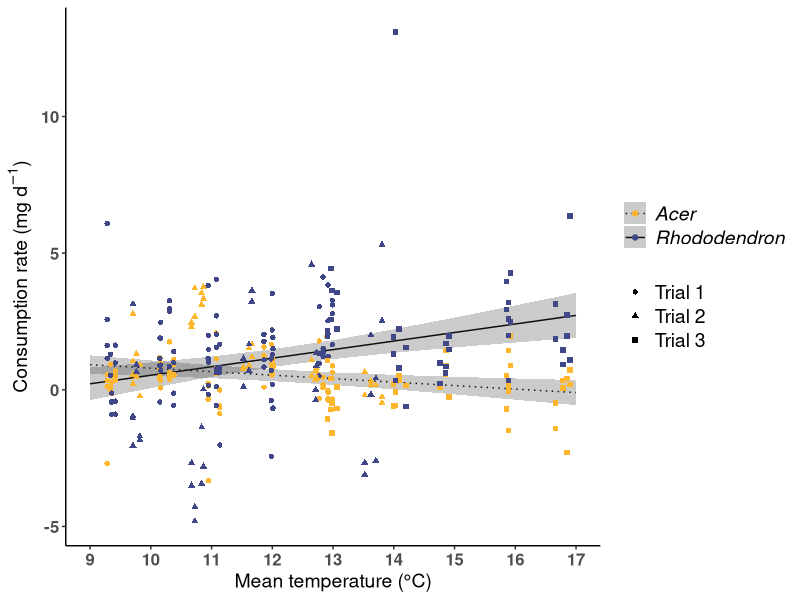

Recreate this plot in R. (Note: this script raises an error after producing the figure.)
## ---- chunk 1

setwd("/Users/ccummins/Documents/Dissertation etc./Data/Streamside channels/01_Consumption")

library(ggplot2)
library(scales)
library(tidyverse)
library(lme4)
library(lmerTest)

## ---- chunk 2

CT1 <- read.csv("Consumption_data_CT1_28April21.csv", header=T)
CT1 <- CT1 %>% mutate(date.start=ymd(date.start))
CT1 <- CT1 %>% mutate(date.end=ymd(date.end))

CT2 <- read.csv("Consumption_data_CT2_19May21.csv", header=T)
CT2 <- CT2 %>% filter(!row_number() %in% c(161:248))
CT2 <- CT2 %>% mutate(date.start=dmy(date.start))
CT2 <- CT2 %>% mutate(date.end=dmy(date.end))

CT3 <- read.csv("Consumption_data_CT3_19May21.csv", header=T)
CT3 <- CT3 %>% filter(!row_number() %in% c(161:248))
CT3 <- CT3 %>% mutate(date.start=dmy(date.start))
CT3 <- CT3 %>% mutate(date.end=dmy(date.end))

all_consumption <- read.csv("Consumption_data_all_11Dec2019.csv")
all_consumption <- all_consumption %>% filter(!row_number() %in% c(569:2790))

#will now bind CT1, CT2, and CT3. These have been determined to be identical to the all_consumption data
all_consumption_data <- bind_rows(CT1,CT2,CT3)
all_consumption_data <- all_consumption_data %>% dplyr::rename(trial = trial.)
all_consumption_data <- all_consumption_data %>% dplyr::select(-c(notes))

## ---- chunk 3

blot_AFDM_data <- read.csv("Blot_AFDM_reg_29Apr21.csv", header = TRUE)
blot_AFDM_data$blotted_g <- (blot_AFDM_data$boat_blotted_g-blot_AFDM_data$boat_g)
blot_AFDM_data$AFDM_g <- (blot_AFDM_data$tin_DM_g - blot_AFDM_data$tin_ash_g)

blot_AFDM_data_R <- blot_AFDM_data[which(blot_AFDM_data$R.A=="R"),]
blot_AFDM_data_A <- blot_AFDM_data[which(blot_AFDM_data$R.A=="A"),]
blot_AFDM_data_A <- blot_AFDM_data_A[which(blot_AFDM_data_A$blotted_g>0),] #removed one outlier where the blotted weight was negative because this doesn't make sense and was likely a data entry/recording error

#for this regression, force it through the origin.
blot_AFDM_reg_R <- lm(AFDM_g~0+blotted_g, data = blot_AFDM_data_R)
summary(blot_AFDM_reg_R)
#R AFDM = 0.399453(blotted)

blot_AFDM_reg_A <- lm(AFDM_g~0+blotted_g, data = blot_AFDM_data_A)
summary(blot_AFDM_reg_A)
#A AFDM = 0.209441(blotted)

plot_blot_AFDM_R <-ggplot(blot_AFDM_data_R,aes(x=AFDM_g,y=blotted_g))+theme_classic()+
  geom_point()

plot_blot_AFDM_A <-ggplot(blot_AFDM_data_A,aes(x=AFDM_g,y=blotted_g))+theme_classic()+
  geom_point()

## ---- chunk 4

#Get blotted weights
all_consumption_data <- all_consumption_data %>% mutate(blotted_g = boat.blot.g - boat.g)

all_consumption_data <- na.omit(all_consumption_data) #deleted rows with NA for now

#Get post-consumption AFDM
all_consumption_data <- all_consumption_data %>% filter(blotted_g>0) #omit one observation where blotted weight was negative
all_consumption_data <- all_consumption_data %>% mutate(DM_fp = fp.PCLDM.g-fp.g)
all_consumption_data <- all_consumption_data %>% mutate(DM_tin = tin.dm.g - tin.mass.g) #these seem systematically lower than the FP ones
all_consumption_data <- all_consumption_data %>% mutate(AFDM_end = tin.dm.g-tin.ash.g)

## ---- chunk 5
all_consumption_data <- all_consumption_data %>% mutate(
  AFDM_beg = case_when(
    species=="A" ~ 0.209441*blotted_g,
    species=="R" ~ 0.399453*blotted_g
  )
)

all_consumption_data <- all_consumption_data %>% mutate(AFDM_beg_mg = AFDM_beg*1000)
all_consumption_data <- all_consumption_data %>% mutate(AFDM_end_mg = AFDM_end*1000)

## ---- chunk 6

all_consumption_data <- all_consumption_data %>% mutate(consumption.rate.mg.day = ((AFDM_beg_mg-AFDM_end_mg)/days))
consumption_microbes <- all_consumption_data %>% filter(type=="microbes")
consumption_bugs <- all_consumption_data %>% filter(type=="bug")

microbial_consumption_averages <- consumption_microbes %>%
  group_by(trial, treatment, species) %>%
  dplyr::summarise(mean_microbe_consumption = mean(consumption.rate.mg.day, na.rm = T)) %>% ungroup()

consumption_bugs_microbes <- left_join(consumption_bugs, microbial_consumption_averages)
consumption_bugs_microbes <- consumption_bugs_microbes %>% mutate(consumption_bug_mg_day.corr=consumption.rate.mg.day-mean_microbe_consumption)

## ---- chunk 7

channel_temp_weekly_averages_1 <- read.csv("all_flume_temp_expt_averages_1.csv")
channel_temp_weekly_averages_1$week <- as.character(channel_temp_weekly_averages_1$week)
channel_temp_weekly_averages_2 <- read.csv("all_flume_temp_expt_averages_2.csv")
channel_temp_weekly_averages_2 <- channel_temp_weekly_averages_2 %>% filter(week %in% c("1b","3b"))
channel_temp_weekly_averages_3 <- read.csv("all_flume_temp_expt_averages_3.csv")
channel_temp_weekly_averages_3 <- channel_temp_weekly_averages_3 %>% filter(week %in% c("1c","3c"))

channel_temp_weekly_averages <- bind_rows(channel_temp_weekly_averages_1,channel_temp_weekly_averages_2, channel_temp_weekly_averages_3)


consumption_bugs_microbes <- consumption_bugs_microbes %>% mutate(
  week = case_when(
    date.start=='2019-03-12' & date.end=='2019-03-20' ~ '1',
    date.start=='2019-03-12' & date.end=='2019-03-21' ~ '1b',
    date.start=='2019-03-13' & date.end=='2019-03-21' ~ '1c',
    date.start=='2019-03-27' & date.end=='2019-04-03' ~ '3',
    date.start=='2019-03-28' & date.end=='2019-04-03' ~ '3b',
    date.start=='2019-03-28' & date.end=='2019-04-04' ~ '3c',
    date.start=='2019-04-10' & date.end=='2019-04-17' ~ '5',
      )
)

consumption_rate_weekly_temps <- left_join(consumption_bugs_microbes, channel_temp_weekly_averages)

## ---- chunk 8

pal.consumption <- c("#FEB72DFF", "#3F4788FF")
consumption_rate_weekly_temps$species = as.factor(consumption_rate_weekly_temps$species)

lmer_indiv_consumption <- lmer(consumption_bug_mg_day.corr~mean_temp_C*species + (1|channel), data=consumption_rate_weekly_temps)
summary(lmer_indiv_consumption)

## ---- chunk 9

library(ggsci)
library(ggeffects)

## ---- chunk 10

consumption_rate_weekly_temps_R <- consumption_rate_weekly_temps %>% filter(species=="R")
consumption_rate_weekly_temps_A <- consumption_rate_weekly_temps %>% filter(species=="A")


rhodo_consumption_model <- lmer(consumption_bug_mg_day.corr ~ mean_temp_C + (1|channel),
                    data=consumption_rate_weekly_temps_R)

confint(rhodo_consumption_model, level=0.95)

pred.rhodo.consumption <- ggpredict(rhodo_consumption_model, terms="mean_temp_C")

summary(rhodo_consumption_model)

## ---- chunk 11

acer_consumption_model <- lmer(consumption_bug_mg_day.corr ~ mean_temp_C + (1|channel),
                    data=consumption_rate_weekly_temps_A)

confint(acer_consumption_model, level=0.95)

pred.acer.consumption <- ggpredict(acer_consumption_model, terms="mean_temp_C")

summary(acer_consumption_model)

## ---- chunk 12

pred.rhodo.consumption$species <- "R"
pred.acer.consumption$species <- "A"
pred.r.a.consumption <- rbind(pred.rhodo.consumption, pred.acer.consumption)

## ---- chunk 13

consumption_temp_plot_ggpredict <- ggplot(pred.r.a.consumption)+
  geom_line(aes(x=x, y=predicted, linetype=species))+
  geom_ribbon(aes(x = x, ymin = conf.low, ymax = conf.high, linetype=species), alpha = 0.25)+
  geom_point(data=consumption_rate_weekly_temps, 
             aes(x=mean_temp_C, y = consumption_bug_mg_day.corr, color=species, shape=as.factor(trial)))+
  theme_classic()+
  theme(legend.title=element_blank())+
  xlab("Mean temperature (°C)")+
  ylab(expression("Consumption rate (mg d"^-1*")"))+
  theme(legend.text=element_text(size=14))+
  theme(axis.title=element_text(size=14))+
  theme(axis.text=element_text(size=12, face="bold"))+
  scale_color_manual(values = pal.consumption, 
                     labels=c(expression(paste(italic("Acer"))), expression(paste(italic("Rhododendron")))))+
  scale_linetype_manual(values = c("dotted", "solid"),
  labels=c(expression(paste(italic("Acer"))), expression(paste(italic("Rhododendron")))))+
  theme(legend.text.align=0)+
  scale_shape_manual(values=c(16,17,15), labels=c("Trial 1", "Trial 2", "Trial 3"))+
  scale_x_continuous(breaks=c(9,10,11,12,13,14,15,16,17,18))

consumption_temp_plot_ggpredict

## ---- chunk 14
#jpeg(filename="consumption_temp_plot.jpeg", width=17, height=12, units="cm", pointsize=12, bg="white", res=600)
#consumption_temp_plot_ggpredict
#dev.off()
## ---- chunk 15

bug.beginning.masses <- read.csv("begin.lengths.masses.csv")
colnames(bug.beginning.masses)[colnames(bug.beginning.masses)=="Temp.TRT"]<-"treatment"
colnames(bug.beginning.masses)[colnames(bug.beginning.masses)=="Channel"]<-"channel"
colnames(bug.beginning.masses)[colnames(bug.beginning.masses)=="Leaf.spp."]<-"species"
colnames(bug.beginning.masses)[colnames(bug.beginning.masses)=="Chamber"]<-"chamber"
colnames(bug.beginning.masses)[colnames(bug.beginning.masses)=="Beg.Length.mm"]<-"beg.length.mm"

bug.beginning.masses <- bug.beginning.masses %>% select(treatment, channel, chamber, species, beg.length.mm, beg.mass.mg)

## ---- chunk 16
bug.beginning.masses$treatment <- as.integer(bug.beginning.masses$treatment)
bug.beginning.masses$species <- as.factor(bug.beginning.masses$species)
bug.beginning.masses$beg.length.mm <- as.numeric(bug.beginning.masses$beg.length.mm)
bug.beginning.masses$beg.mass.mg <- as.numeric(bug.beginning.masses$beg.mass.mg)

consumption_rate_weekly_temps_l.m <- left_join(consumption_rate_weekly_temps, bug.beginning.masses)

consumption_rate_weekly_temps_l.m <- consumption_rate_weekly_temps_l.m %>%
  mutate(consumption_bug_mg_day_corr.mass=consumption_bug_mg_day.corr/beg.mass.mg)

## ---- chunk 17

lmer_indiv_consumption.masscorr <- lmer(consumption_bug_mg_day_corr.mass~mean_temp_C*species + (1|trial), data=consumption_rate_weekly_temps_l.m)
summary(lmer_indiv_consumption.masscorr)
#same result as uncorrected
#this model is doing too much because channel and temperature are the same, so channel has no variance associated with it because temperature is accounting for all of it. And trial is also accounted for with temperature. So the better model is just a regular lm or an ANCOVA

lm_indiv_consumption.masscorr <- lm(consumption_bug_mg_day_corr.mass~mean_temp_C*species, data=consumption_rate_weekly_temps_l.m)
summary(lm_indiv_consumption.masscorr)

## ---- chunk 18

consumption_rate_weekly_temps_l.m.R <- consumption_rate_weekly_temps_l.m %>% filter(species=="R")
consumption_rate_weekly_temps_l.m.A <- consumption_rate_weekly_temps_l.m %>% filter(species=="A")


rhodo_consumption_model.corr <- lmer(consumption_bug_mg_day_corr.mass ~ mean_temp_C + (1|channel) + (1|trial),
                    data=consumption_rate_weekly_temps_l.m.R)
summary(rhodo_consumption_model.corr)
pred.rhodo.consumption.corr <- ggpredict(rhodo_consumption_model.corr, terms="mean_temp_C")


acer_consumption_model.corr <- lmer(consumption_bug_mg_day_corr.mass ~ mean_temp_C + (1|channel) + (1|trial),
                                    data=consumption_rate_weekly_temps_l.m.A)
summary(acer_consumption_model.corr)
pred.acer.consumption.corr <- ggpredict(acer_consumption_model.corr, terms="mean_temp_C")

## ---- chunk 19

lmer_indiv_consumption.masscorr.noleaf <- lmer(consumption_bug_mg_day_corr.mass~mean_temp_C + (1|channel) + (1|trial), data=consumption_rate_weekly_temps_l.m)
summary(lmer_indiv_consumption.masscorr.noleaf)
#parameter estimate for temperature is 0.019, p=0.12
#probably shouldn't do this since we got a significant leaf species interaction?

## ---- chunk 20

pred.rhodo.consumption.corr$species <- "R"
pred.acer.consumption.corr$species <- "A"
pred.r.a.consumption.corr <- rbind(pred.rhodo.consumption.corr, pred.acer.consumption.corr)

## ---- chunk 21

consumption_temp_plot_ggpredict.corr <- ggplot(pred.rhodo.consumption.corr)+
  geom_ribbon(aes(x = x, ymin = conf.low, ymax = conf.high), alpha = 0.25)+
  geom_line(color="#3F4788FF", aes(x=x, y=predicted))+
  geom_point(data=consumption_rate_weekly_temps_l.m, 
             aes(x=mean_temp_C, y = consumption_bug_mg_day_corr.mass, color=species, shape=as.factor(trial)))+
  theme_classic()+
  theme(legend.title=element_blank())+
  xlab("Mean temperature (°C)")+
  ylab(expression(atop(paste("Mass-specific consumption rate"), "(mg mg"^-1*" d"^-1*")")))+
  theme(legend.text=element_text(size=14))+
  theme(axis.title=element_text(size=14))+
  theme(axis.text=element_text(size=12, face="bold"))+
  scale_color_manual(values = pal.consumption, 
                     labels=c(expression(paste(italic("Acer"))), expression(paste(italic("Rhododendron")))))+
  theme(legend.text.align=0)+
  scale_shape_manual(values=c(16,17,15), labels=c("Trial 1", "Trial 2", "Trial 3"))+
  scale_x_continuous(breaks=c(9,10,11,12,13,14,15,16,17,18))

consumption_temp_plot_ggpredict.corr

## ---- chunk 22

jpeg(filename="mass.spec.consumption_temp_plot.jpeg", width=17, height=12, units="cm", pointsize=12, bg="white", res=600)
consumption_temp_plot_ggpredict.corr
dev.off()

## ---- chunk 23

consumption_rate_to.join <- consumption_rate_weekly_temps_l.m %>% select(trial, date.start, date.end, days, treatment, channel, chamber, species, mean_temp_C, AFDM_beg_mg, AFDM_end_mg, consumption.rate.mg.day, mean_microbe_consumption, consumption_bug_mg_day.corr, consumption_bug_mg_day_corr.mass)

write.csv(consumption_rate_to.join, "consumption_rate_to.join.csv")

## ---- chunk 24

consumption_rate_weekly_temps_l.m.channel <- consumption_rate_weekly_temps_l.m %>%
  group_by(trial, date.start, date.end, days, treatment, mean_temp_C, species, channel) %>% 
  dplyr::summarise(mean_channel_consumption=mean(consumption_bug_mg_day_corr.mass, na.rm=T),
            sd_channel_consumption=sd(consumption_bug_mg_day_corr.mass, na.rm=T),
            n_channel_consumption=n(),
            se_channel_consumption=sd_channel_consumption/sqrt(n_channel_consumption))
 
## ---- chunk 25

options(scipen=10000)

scatterplot.consumption.bychannel.trial.spp <- 
  ggplot(consumption_rate_weekly_temps_l.m.channel,
         aes(x=mean_temp_C, y=mean_channel_consumption, group=species, color=species, shape=as.factor(trial)))+
  theme_classic()+
  geom_point(data=consumption_rate_weekly_temps_l.m.channel,
             aes(x=mean_temp_C, y=mean_channel_consumption, group=species, color=species, shape=as.factor(trial)))+
   theme(legend.position = "right", legend.title = element_blank())+
   xlab("Mean Temperature (°C)")+
   ylab(expression(atop(paste("Consumption Rate"), "(mg mg"^-1*" d"^-1*")")))+
   scale_color_manual(values=c("#FEB72DFF", "#3F4788FF"),
                      labels=c(expression(paste(italic("Acer"))),expression(paste(italic("Rhododendron")))))+
  theme(legend.text=element_text(size=14))+
  theme(axis.title=element_text(size=14))+
  theme(axis.text=element_text(size=12, face="bold"))+
  theme(axis.text=element_text(size=14))+
  theme(axis.title=element_text(size=18))+
  theme(legend.text=element_text(size=14))+
  theme(legend.text.align=0)#+
  #scale_y_continuous(limits = c(-0.7, 1.1))+
  #scale_x_continuous(limits=c(-0.5,4.5), breaks=c(0,1,2,3,4), labels=c("+0°C","+1°C","+2°C","+3°C","+4°C"))

scatterplot.consumption.bychannel.trial.spp

## ---- chunk 26

options(scipen=4)

lmer_channel <- lmer(mean_channel_consumption~mean_temp_C*species + (1|channel) + (1|trial),
                     data=consumption_rate_weekly_temps_l.m.channel)
summary(lmer_channel)
#Marginally significant, negative effect of temperature on Acer consumption (p=0.07), parameter estimate = -0.03
#significant difference in the intercept for Acer vs. Rhodo -- Acer intercept = 0.49, Rhodo intercept = -0.67, p=0.0002
#Significant temperature*leaf species interaction -- Acer slope = -0.03, Rhodo slope = 0.07192

#Reverse levels and check for significance of Rhodo slope
consumption_rate_weekly_temps_l.m.channel$species <- factor(consumption_rate_weekly_temps_l.m.channel$species,
                                                            levels=rev(levels(consumption_rate_weekly_temps_l.m.channel$species)))
#significant, positive effect of temperature on Rhodo, slope is same as what it gave me in the model with the levels reversed (0.07)

lm_channel <- lm(mean_channel_consumption~mean_temp_C*species,
                     data=consumption_rate_weekly_temps_l.m.channel)
summary(lm_channel)

## ---- chunk 27

consumption_rate_weekly_temps_l.m.channel.A <- consumption_rate_weekly_temps_l.m.channel %>% filter(species=="A")
consumption_rate_weekly_temps_l.m.channel.R <- consumption_rate_weekly_temps_l.m.channel %>% filter(species=="R")


lmer_channel_A <- lmer(mean_channel_consumption~mean_temp_C + (1|channel) + (1|trial),
                     data=consumption_rate_weekly_temps_l.m.channel.A)

summary(lmer_channel_A)
#nonsignificant, negative effect of temperature on Acer consumption (p=0.16), parameter estimate = -0.02


lmer_channel_R <- lmer(mean_channel_consumption~mean_temp_C + (1|channel) + (1|trial),
                     data=consumption_rate_weekly_temps_l.m.channel.R)

summary(lmer_channel_R)
#marginally significant, positive effect of temperature on Rhodo consumption (p=0.08), parameter estimate = 0.05

## ---- chunk 28

lmer_channel_noleaf <- lmer(mean_channel_consumption~mean_temp_C + (1|channel) + (1|trial),
                     data=consumption_rate_weekly_temps_l.m.channel)
summary(lmer_channel_noleaf)
#estimate = 0.021, p=0.12 (remarkably similar to what we get when we do this with the individual data)
